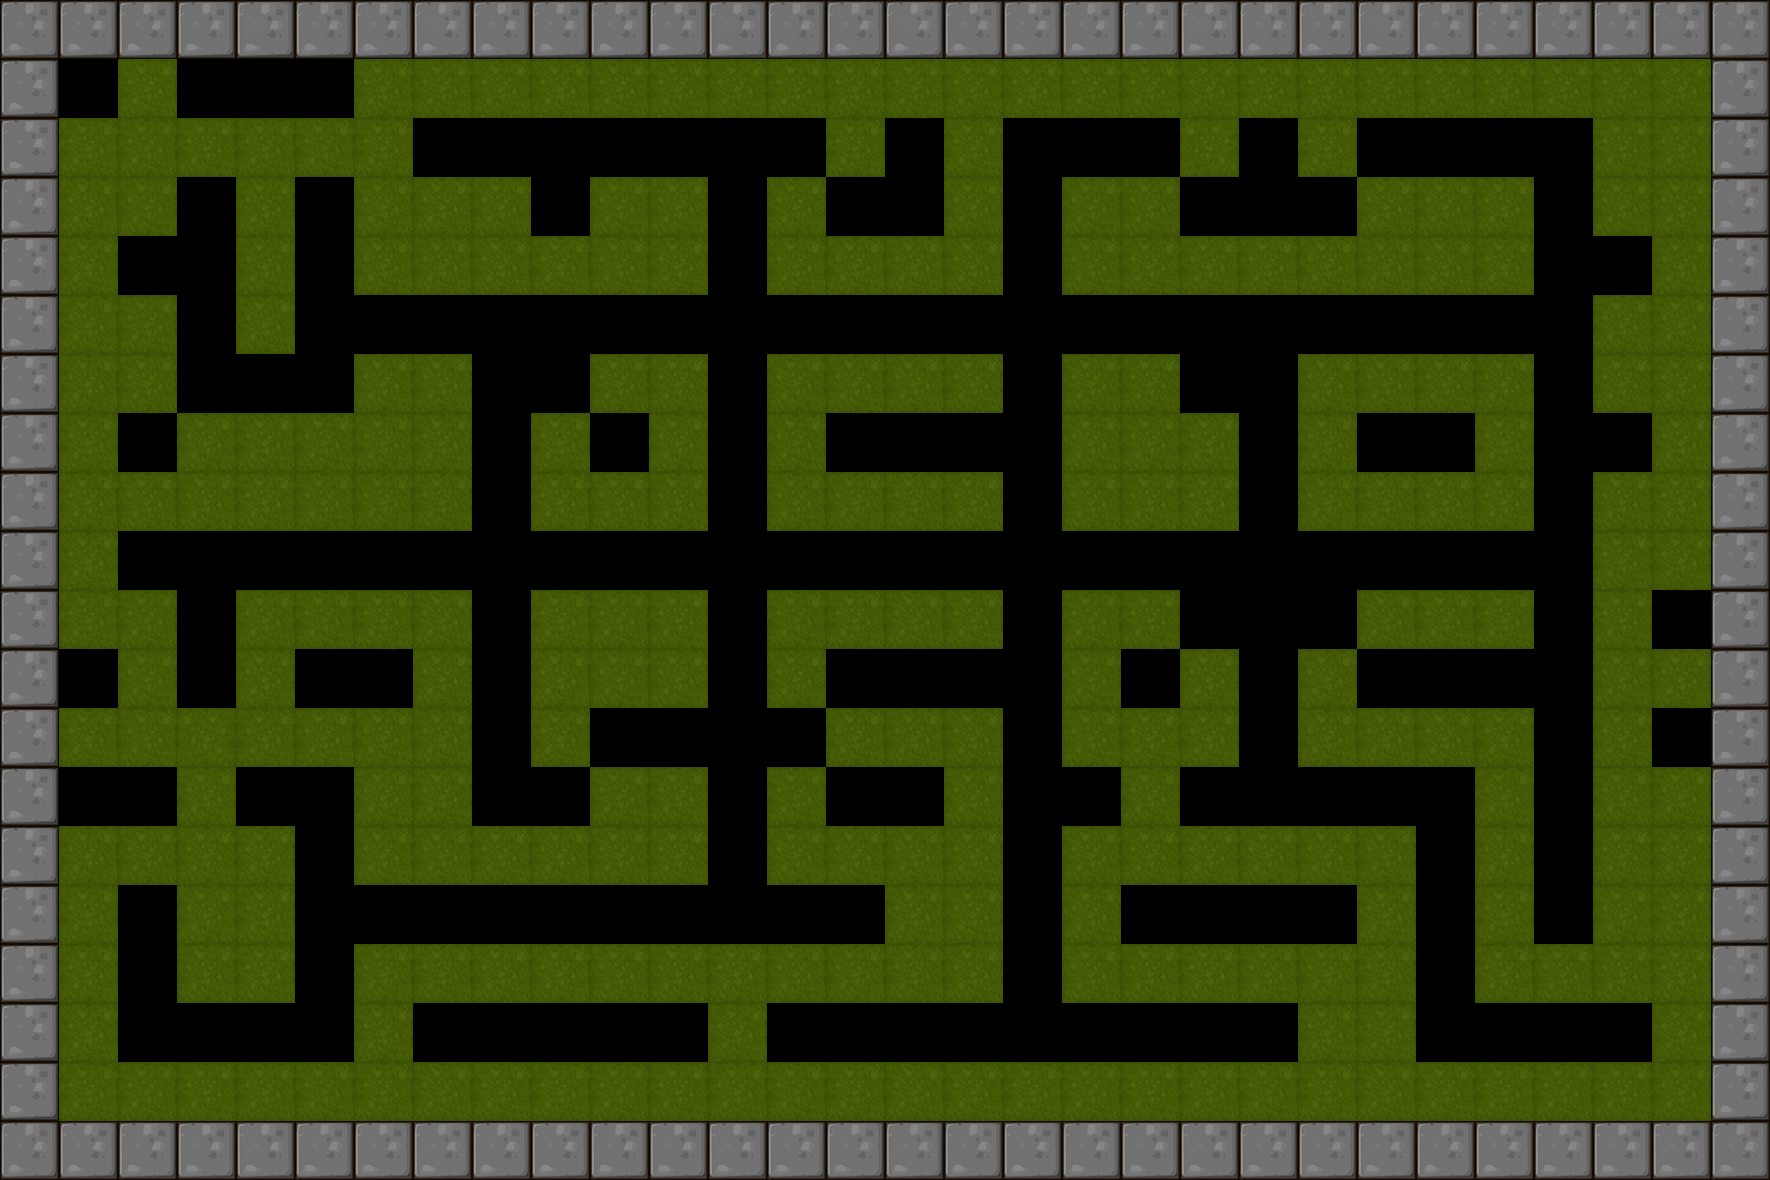

This game map was drawn from its Tiled (.tmx) file and the tilesets committed beside it. A one-line description and the trimmed map source follow:
An orthogonal 30x20 tile map with 59x59 px tiles, 1 tile layer (BackGround) and 13 objects (6x Shipper, 6x Roller, Player).

<map version="1.0" orientation="orthogonal" renderorder="right-down" width="30" height="20" tilewidth="59" tileheight="59">
 <tileset firstgid="1" name="itemmap" tilewidth="59" tileheight="59">
  <image source="tileset2.png" trans="ff00ff" width="354" height="354" />
 </tileset>
 <layer name="BackGround" width="30" height="20">
  <data>[600 cells, 442 non-empty, 5 distinct tile ids]</data>
 </layer>
 <objectgroup name="RobotCharacter">
  <object name="Player" type="Player" x="65.9386" y="63.9583" width="41.4422" height="41.4422" />
 </objectgroup>
 <objectgroup name="EnemyCharacter">
  <object name="Shipper" type="Shipper" x="125.566" y="541.587" width="41.4422" height="41.4422" />
  <object name="Shipper" type="Shipper" x="1011.27" y="540.185" width="41.4422" height="41.4422" />
  <object name="Roller" type="Roller" x="303.719" y="303.079" width="41.4422" height="41.4422" />
  <object name="Roller" type="Roller" x="1308.37" y="303.569" width="41.4422" height="41.4422" />
  <object name="Roller" type="Roller" x="480.044" y="655.682" width="41.4422" height="41.4422" />
  <object name="Roller" type="Roller" x="1425.59" y="775.653" width="41.4422" height="41.4422" />
  <object name="Roller" type="Roller" x="717.13" y="891.004" width="41.4422" height="41.4422" />
  <object name="Roller" type="Roller" x="719.443" y="303.507" width="41.4422" height="41.4422" />
  <object name="Shipper" type="Shipper" x="184.132" y="1010.15" width="41.4422" height="41.4422" />
  <object name="Shipper" type="Shipper" x="1009.15" y="1009.15" width="41.4422" height="41.4422" />
  <object name="Shipper" type="Shipper" x="1541.92" y="422.881" width="41.4422" height="41.4422" />
  <object name="Shipper" type="Shipper" x="478.61" y="128.632" width="41.4422" height="41.4422" />
 </objectgroup>
</map>
